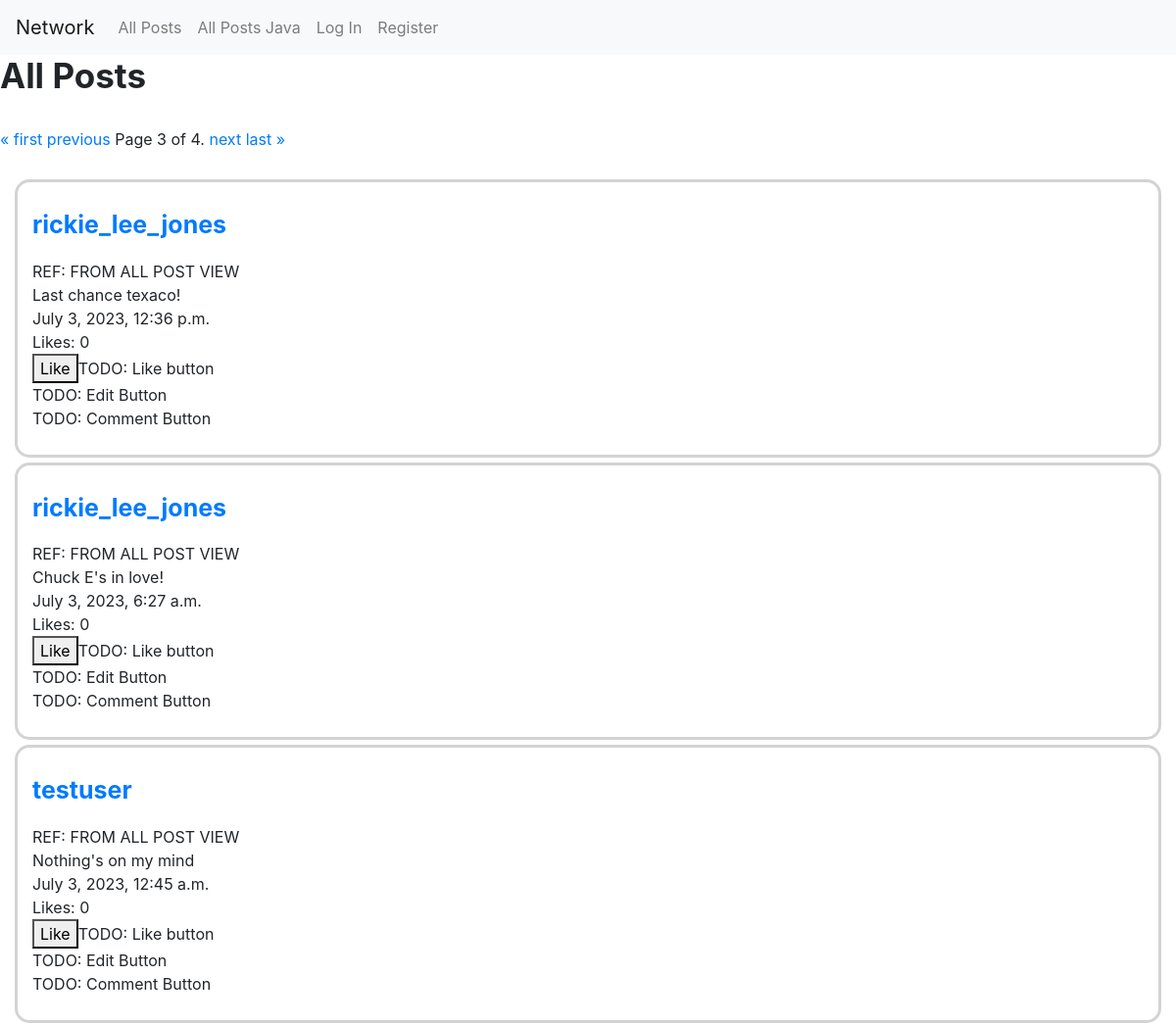
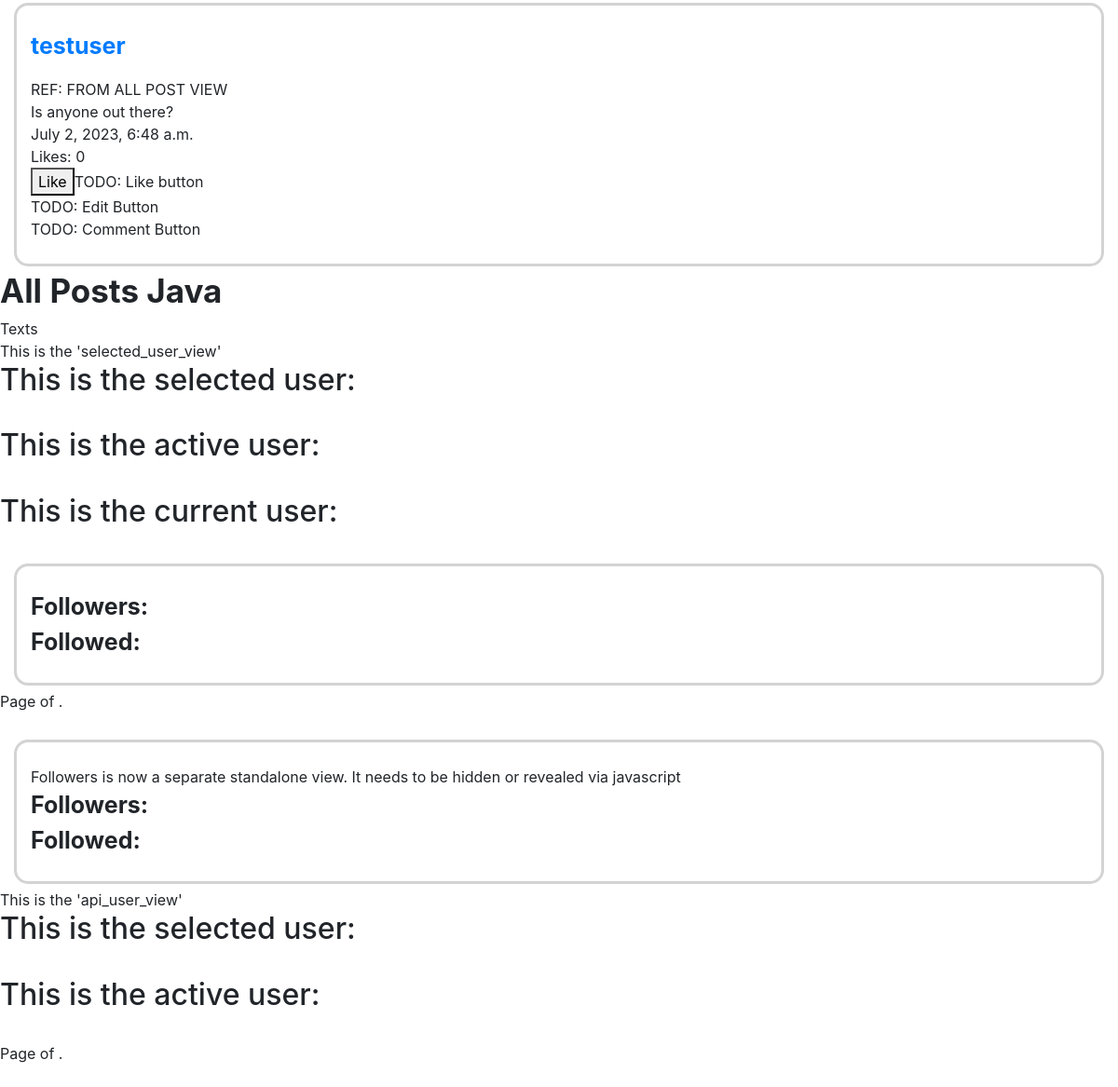
/?page=3, run on the app's committed database (2 pictures, top to bottom).
### network/models.py (models this page shows, shortened)
class Post(models.Model):
    content = models.CharField(max_length=128)
    user = models.ForeignKey(User, on_delete=models.CASCADE, related_name="user")
    likes = models.IntegerField(default=0)
    timestamp = models.DateTimeField(auto_now_add=True)

class User(AbstractUser):
    followed_by_user = models.IntegerField(default=0)
    followers_of_user = models.IntegerField(default=0)
    def __str__(self):
        return f"{self.username}"

### network/views.py (the view)
# urls.py: path("", views.index, name="index"),
def index(request, request_name=None):
    if (request_name == None):
        print("Name = None")
    else:
        print("Name from request: ", request_name)
    if request.method == "POST":
        post_content = request.POST["post_content"]
        post = Post(content=post_content, user=request.user)
        post.save()
        return HttpResponseRedirect(reverse("index"))
    else:
        if request.user.is_authenticated:
          if (request_name == None):
            print("Name = None") #print test, can delete
            active_user = User.objects.get(username=request.user)
            active_user_posts = Post.objects.filter(user=active_user.id).order_by("-timestamp")
            paginator_active_user = Paginator(active_user_posts, 2)
            page_number = request.GET.get('page')
            page_obj_active_user = paginator_active_user.get_page(page_number)
            posts = Post.objects.all().order_by("-timestamp")
            paginator = Paginator(posts, 4)
            page_number = request.GET.get('page')
            page_obj = paginator.get_page(page_number)
            return render(request, "network/index.html",
            {"page_obj" : page_obj,
            "page_obj_active_user": page_obj_active_user,
            "active_user": active_user})
          else:
            print(request_name)  #print test, can delete
            selected_user = User.objects.get(username=request_name)
            print("selected user: ", selected_user)
            selected_user_posts = Post.objects.filter(user=selected_user.id).order_by("-timestamp")
            paginator_selected_user = Paginator(selected_user_posts, 2)
            page_number = request.GET.get('page')
            page_obj_selected_user = paginator_selected_user.get_page(page_number)
            return render(request, "network/index.html",
            {"page_obj_selected_user": page_obj_selected_user,
            "selected_user": selected_user})
        else:
          print("NOZE")
          posts = Post.objects.all().order_by("-timestamp")
          paginator = Paginator(posts, 4)
          page_number = request.GET.get('page')
          page_obj = paginator.get_page(page_number)
          return render(request, "network/index.html",
            {"page_obj": page_obj})

### network/templates/network/index.html (shortened to what this page needs)
{% extends "network/layout.html" %}
{% load static %}
{% block body %}
    <div id="all_post-view">
    <h3 style="font-size: 35px";><strong>All Posts</strong></h3>
    <br>
        <div class="pagination">
          <span class="step-links">
            {% if page_obj.has_previous %}
              <a href="?page=1">&laquo; first</a>
              <a href="?page={{ page_obj.previous_page_number }}">previous</a>
            {% endif %}
            <span class="current">
              Page {{ page_obj.number }} of {{ page_obj.paginator.num_pages }}.
            </span>
            {% if page_obj.has_next %}
              <a href="?page={{ page_obj.next_page_number }}">next</a>
              <a href="?page={{ page_obj.paginator.num_pages }}">last &raquo;</a>
            {% endif %}
          </span>
        </div><br>
        {% for p in page_obj %}
          <div class="post_style">
            <p class="api_user_post" name="user_name" data-name="{{p.user}}" style="font-size:25px; font-weight: bold ;">
              <a href="#">{{p.user}}</a>
            </p>
            REF: FROM ALL POST VIEW<br>
            {{p.content}}<br>
            {{p.timestamp}}<br>
            Likes: {{p.likes}}<br>
            <button>Like</button>TODO: Like button<br>
            TODO: Edit Button<br>
            TODO: Comment Button
            <br>
          </div>
        {% endfor %}
    </div>
    <div id="all_post_java-view">
      <h3 style="font-size: 35px";><strong>All Posts Java</strong></h3>
      Texts
    </div>
    <div id="selected_user_view">
    This is the 'selected_user_view'
    <h2>This is the selected user: {{selected_user}}</h2><br>
    <h2>This is the active user: {{active_user}}</h2><br>
    <h2>This is the current user: {{current_user}}</h2><br>
    <p class="post_style" >
      <strong style="font-size:25px;">Followers:</strong> {{ selected_user.followers_of_user }}<br>
      <strong style="font-size:25px;">Followed: </strong> {{ selected_user.followed_by_user }} <br>
    </p>
    <div class="pagination">
      <span class="step-links">
      <span class="current">
        Page {{ page_obj_selected_user.number }} of {{ page_obj_selected_user.paginator.num_pages }}.
      </span>
      </span>
    </div><br>
</div>
<div id="follower_view">
   <p class="post_style" >
    Followers is now a separate standalone view.  It needs to be hidden or revealed via javascript <br>
    <strong style="font-size:25px;">Followers:</strong> {{ user.followers_of_user }}<br>
    <strong style="font-size:25px;">Followed: </strong> {{ user.followed_by_user }} <br>
  </p>
</div>
<div id="api_user_view">
    This is the 'api_user_view'
    <h2>This is the selected user: {{selected_user}}</h2><br>
    <h2>This is the active user: {{active_user}}</h2><br>
    <div class="pagination">
      <span class="step-links">
      <span class="current">
        Page {{ page_obj_selected_user.number }} of {{ page_obj_selected_user.paginator.num_pages }}.
      </span>
      </span>
    </div><br>
</div>
{% endblock %}

### network/static/network/styles.css (style rules this page uses)
.post_style { border-color: lightgrey; border-radius:15px; border-style: solid; margin: 5px 15px 5px 15px; padding:25px 15px 25px 15px; }

### data on the page
Post: user "rickie_lee_jones", content "Last chance texaco!", timestamp "July 3, 2023, 12:36 p.m.", likes "0"
Post: user "rickie_lee_jones", content "Chuck E's in love!", timestamp "July 3, 2023, 6:27 a.m.", likes "0"
Post: user "testuser", content "Nothing's on my mind", timestamp "July 3, 2023, 12:45 a.m.", likes "0"
Post: user "testuser", content "Is anyone out there?", timestamp "July 2, 2023, 6:48 a.m.", likes "0"

### other printed values
{{ page_obj.number }} "3"
{{ page_obj.paginator.num_pages }} "4"
